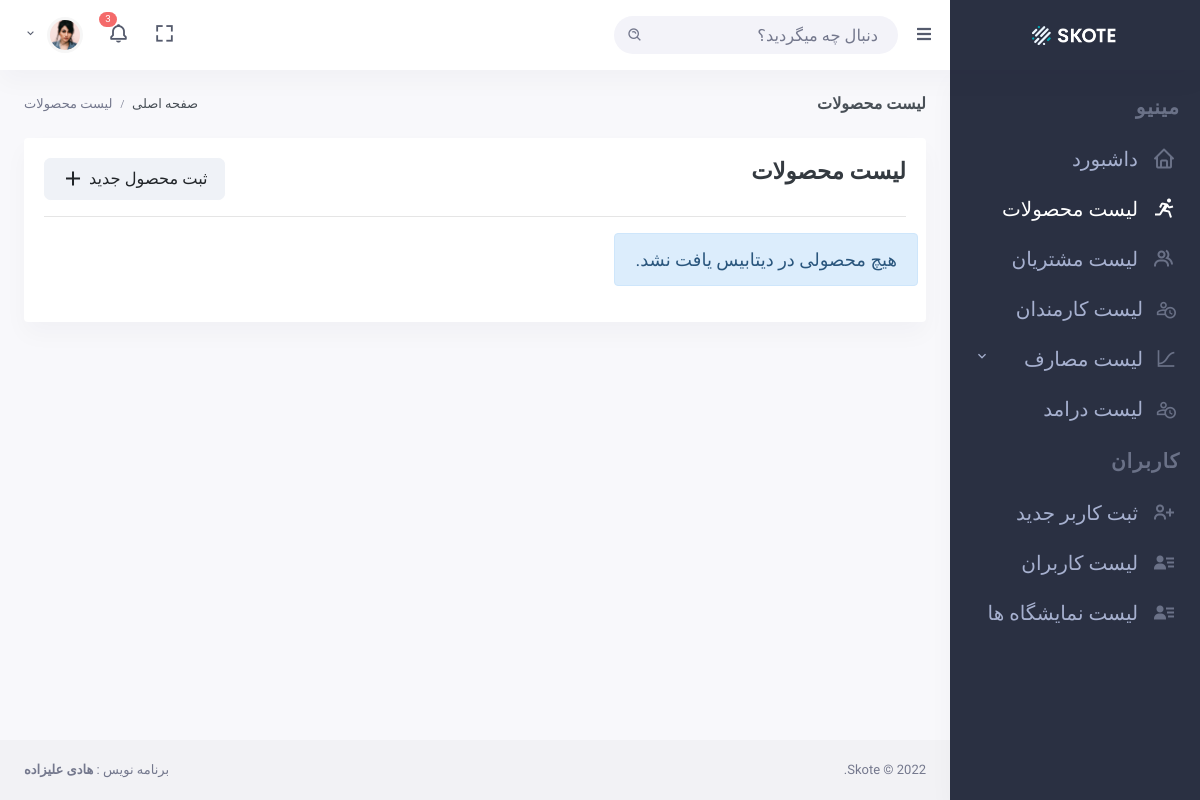
The app's page /products/list/ (signed in), older data.
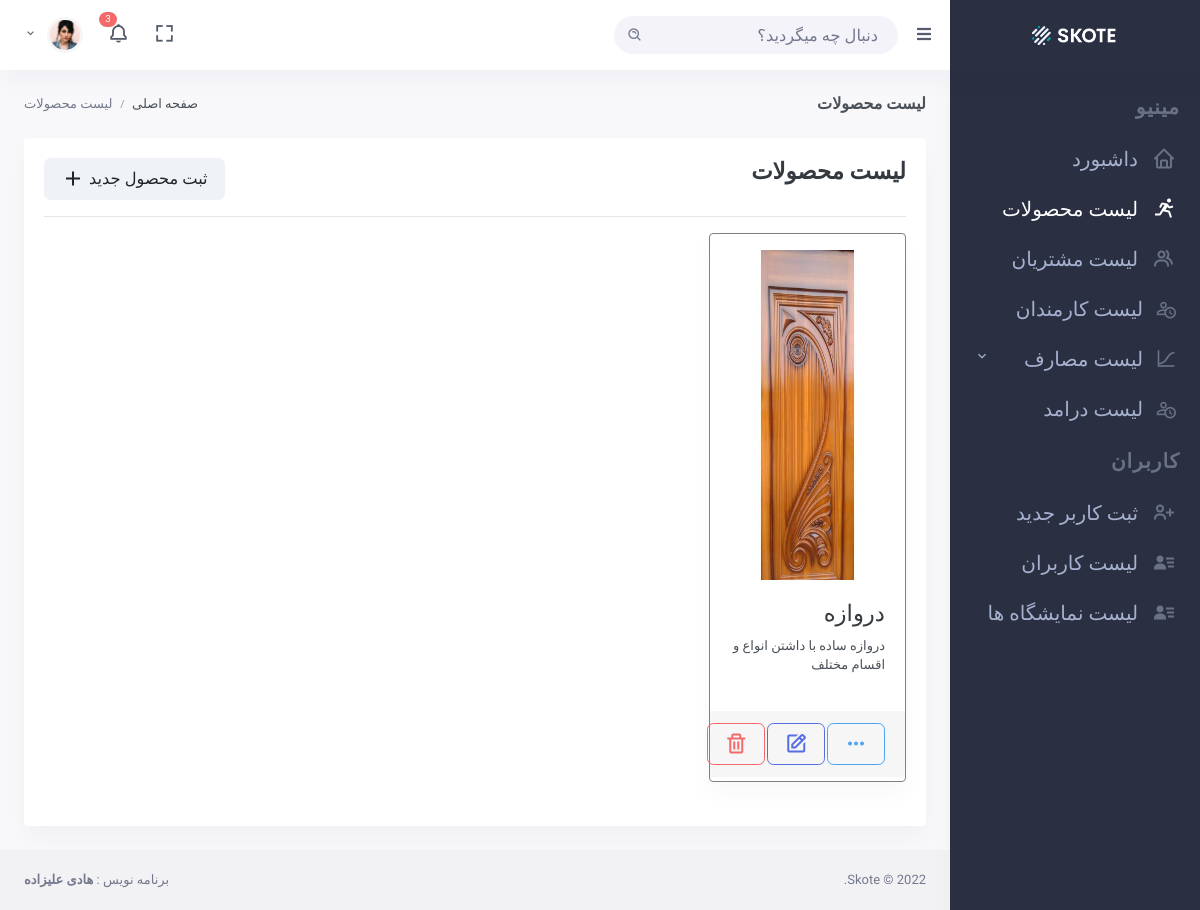
The same page, newer data.
### base/models.py (models this page shows, shortened)
class Category(models.Model):
    name = models.CharField(max_length=200)
    description = models.TextField(null=True, blank=True)
    image = models.ImageField(upload_to="product/images", default="product.jpg")

### users/decorators.py (the view)
        def wrapper_func(request, *args, **kwargs):
            group = None
            if request.user.groups.exists():
                group = request.user.groups.all()[0].name
            if group in groups:
                return view_func(request, *args, **kwargs)
            else:
                return redirect("unauthorize")

### base/views/product_views.py (called while the page is built, shortened)
@login_required(login_url="login")
@allowed_groups(groups=["admin"])
def product_list_create_view(request):
    products = Category.objects.all()
    context = {
        "products" : products
    }
    return render(request, "base/products/list.html", context)

### base/templates/base/products/list.html (shortened to what this page needs)
{% extends 'base.html' %}
{% block page_title %}
لیست محصولات
{% endblock page_title %}
{% block breadcrumb %}
<ol class="breadcrumb m-0">
    <li class="breadcrumb-item"><a href="/">صفحه اصلی</a></li>
    <li class="breadcrumb-item active">لیست محصولات</li>
</ol>
{% endblock breadcrumb %}
{% block content %}
    <div class="row">
        <div class="col-lg-12 m-auto">
            <div class="card">
                <div class="card-body">
                    <div class="row mb-3">
                        <div class="col-lg-6">
                            <h3 class="text-dark" style="font-weight: bold;">لیست محصولات</h3>
                        </div>
                        <div class="col-lg-6">
                            <button
                            data-toggle="modal"
                            data-target="#create-product"
                            class="float-right btn btn-light btn-lg">ثبت محصول جدید <i class="bx bx-plus align-middle font-size-24"></i></button>
                        </div>
                    </div>
                    <hr>
                    <div class="row">
                        {% for product in products %}
                            <div class="col-lg-3">
                                <div class="card pt-3 pb-1 rounded-xl" style="border: 1px solid gray;">
                                    <img src="{{product.image.url}}" style="height: 330px;" class="card-img-top" alt="">
                                    <div class="card-body">
                                        <h3 class="text-dark text-bold">{{product.name}}</h3>
                                        <p>{{product.description|truncatechars:"50"}}</p>
                                    </div>
                                    <div class="card-footer">
                                        <div class="row">
                                            <div class="col-lg-4">
                                                <button class="btn btn-outline-info btn-lg">
                                                    <i class="bx bx-dots-horizontal-rounded font-size-24 align-middle"></i>
                                                </button>
                                            </div>
                                            <div class="col-lg-4">
                                                <button class="btn btn-outline-primary btn-lg">
                                                    <i class="bx bx-edit font-size-24 align-middle"></i>
                                                </button>
                                            </div>
                                            <div class="col-lg-4">
                                                <button class="btn btn-outline-danger btn-lg">
                                                    <i class="bx bx-trash font-size-24 align-middle"></i>
                                                </button>
                                            </div>
                                        </div>
                                    </div>
                                </div>
                            </div>
                        {% empty %}
                        <p class="alert alert-info text-center font-size-18">هیچ محصولی  در دیتابیس یافت نشد. </p>
                        {% endfor %}
                    </div>
                </div>
            </div>
        </div>
    </div>
{% endblock content %}

Row changes from the older to the newer data that the page shows:
added Category: image (picture), name "دروازه", description "دروازه ساده با داشتن انواع و اقسام مختلف"
Text that changed along with them:
text no longer shown: "هیچ محصولی در دیتابیس یافت نشد."
